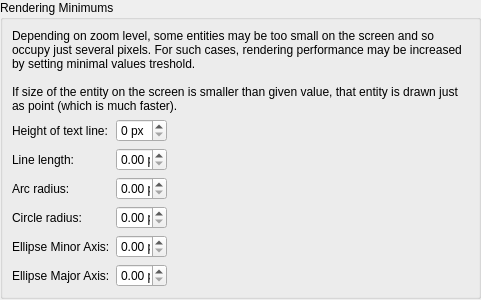
<?xml version="1.0" encoding="UTF-8"?>
<ui version="4.0">
 <class>LC_SettingsPageRendererMinimums</class>
 <widget class="QWidget" name="LC_SettingsPageRendererMinimums">
  <property name="geometry">
   <rect>
    <x>0</x>
    <y>0</y>
    <width>481</width>
    <height>300</height>
   </rect>
  </property>
  <layout class="QGridLayout" name="gridLayout_main">
   <property name="leftMargin">
    <number>0</number>
   </property>
   <property name="topMargin">
    <number>0</number>
   </property>
   <property name="rightMargin">
    <number>0</number>
   </property>
   <property name="bottomMargin">
    <number>0</number>
   </property>
   <item row="0" column="0">
    <widget class="QGroupBox" name="groupBox_14">
     <property name="title">
      <string>Rendering Minimums</string>
     </property>
     <layout class="QGridLayout" name="gridLayout_mn">
      <item row="2" column="1">
       <widget class="QDoubleSpinBox" name="sbRenderMinLineLen">
        <property name="sizePolicy">
         <sizepolicy hsizetype="Preferred" vsizetype="Preferred">
          <horstretch>0</horstretch>
          <verstretch>0</verstretch>
         </sizepolicy>
        </property>
        <property name="toolTip">
         <string>If screen length of the line is less than given value, the line is drawn as point.</string>
        </property>
        <property name="suffix">
         <string> px</string>
        </property>
        <property name="maximum">
         <double>5.000000000000000</double>
        </property>
       </widget>
      </item>
      <item row="4" column="0">
       <widget class="QLabel" name="label_14">
        <property name="text">
         <string>Arc radius:</string>
        </property>
        <property name="buddy">
         <cstring>sbRenderMinArcRadius</cstring>
        </property>
       </widget>
      </item>
      <item row="8" column="1">
       <widget class="QDoubleSpinBox" name="sbRenderMinEllipseMajor">
        <property name="sizePolicy">
         <sizepolicy hsizetype="Preferred" vsizetype="Preferred">
          <horstretch>0</horstretch>
          <verstretch>0</verstretch>
         </sizepolicy>
        </property>
        <property name="toolTip">
         <string>If screen size of minor ellipse axis is less than value, ellipse is drawn as line</string>
        </property>
        <property name="suffix">
         <string> px</string>
        </property>
        <property name="maximum">
         <double>5.000000000000000</double>
        </property>
       </widget>
      </item>
      <item row="5" column="0">
       <widget class="QLabel" name="label_15">
        <property name="text">
         <string>Circle radius:</string>
        </property>
        <property name="buddy">
         <cstring>sbRenderMinCircleRadius</cstring>
        </property>
       </widget>
      </item>
      <item row="0" column="0" colspan="3">
       <widget class="QLabel" name="label">
        <property name="text">
         <string>Depending on zoom level, some entities may be too small on the screen and so occupy just several pixels. For such cases, rendering performance may be increased by setting minimal values treshold.

If size of the entity on the screen is smaller than given value, that entity is drawn just as point (which is much faster).</string>
        </property>
        <property name="wordWrap">
         <bool>true</bool>
        </property>
       </widget>
      </item>
      <item row="5" column="1">
       <widget class="QDoubleSpinBox" name="sbRenderMinCircleRadius">
        <property name="sizePolicy">
         <sizepolicy hsizetype="Preferred" vsizetype="Preferred">
          <horstretch>0</horstretch>
          <verstretch>0</verstretch>
         </sizepolicy>
        </property>
        <property name="toolTip">
         <string>If screen radius of circle is less than value, circle is drawn as point.</string>
        </property>
        <property name="suffix">
         <string> px</string>
        </property>
        <property name="maximum">
         <double>5.000000000000000</double>
        </property>
       </widget>
      </item>
      <item row="1" column="1">
       <widget class="QSpinBox" name="sbTextMinHeight">
        <property name="sizePolicy">
         <sizepolicy hsizetype="Preferred" vsizetype="Preferred">
          <horstretch>0</horstretch>
          <verstretch>0</verstretch>
         </sizepolicy>
        </property>
        <property name="toolTip">
         <string>If height of text line on the screen is less than specified pixels, placholder will be drawn instead of text</string>
        </property>
        <property name="suffix">
         <string> px</string>
        </property>
        <property name="maximum">
         <number>15</number>
        </property>
       </widget>
      </item>
      <item row="8" column="0">
       <widget class="QLabel" name="label_17">
        <property name="text">
         <string>Ellipse Major Axis:</string>
        </property>
        <property name="buddy">
         <cstring>sbRenderMinEllipseMajor</cstring>
        </property>
       </widget>
      </item>
      <item row="1" column="2">
       <spacer name="horizontalSpacer">
        <property name="orientation">
         <enum>Qt::Orientation::Horizontal</enum>
        </property>
        <property name="sizeHint" stdset="0">
         <size>
          <width>0</width>
          <height>0</height>
         </size>
        </property>
       </spacer>
      </item>
      <item row="4" column="1">
       <widget class="QDoubleSpinBox" name="sbRenderMinArcRadius">
        <property name="sizePolicy">
         <sizepolicy hsizetype="Preferred" vsizetype="Preferred">
          <horstretch>0</horstretch>
          <verstretch>0</verstretch>
         </sizepolicy>
        </property>
        <property name="toolTip">
         <string>If screen radius of arc is less than value, arc is drawn as point.</string>
        </property>
        <property name="suffix">
         <string> px</string>
        </property>
        <property name="maximum">
         <double>5.000000000000000</double>
        </property>
       </widget>
      </item>
      <item row="2" column="0">
       <widget class="QLabel" name="label_13">
        <property name="text">
         <string>Line length:</string>
        </property>
        <property name="buddy">
         <cstring>sbRenderMinLineLen</cstring>
        </property>
       </widget>
      </item>
      <item row="1" column="0">
       <widget class="QLabel" name="label_2">
        <property name="text">
         <string>Height of text line:</string>
        </property>
        <property name="buddy">
         <cstring>sbTextMinHeight</cstring>
        </property>
       </widget>
      </item>
      <item row="6" column="0">
       <widget class="QLabel" name="label_16">
        <property name="text">
         <string>Ellipse Minor Axis:</string>
        </property>
        <property name="buddy">
         <cstring>sbRenderMinEllipseMinor</cstring>
        </property>
       </widget>
      </item>
      <item row="6" column="1">
       <widget class="QDoubleSpinBox" name="sbRenderMinEllipseMinor">
        <property name="sizePolicy">
         <sizepolicy hsizetype="Preferred" vsizetype="Preferred">
          <horstretch>0</horstretch>
          <verstretch>0</verstretch>
         </sizepolicy>
        </property>
        <property name="toolTip">
         <string>If screen size for major ellipse axis is less than value, ellipse is drawn as point</string>
        </property>
        <property name="suffix">
         <string> px</string>
        </property>
        <property name="maximum">
         <double>5.000000000000000</double>
        </property>
       </widget>
      </item>
     </layout>
    </widget>
   </item>
   <item row="2" column="0">
    <spacer name="verticalSpacer">
     <property name="orientation">
      <enum>Qt::Orientation::Vertical</enum>
     </property>
     <property name="sizeHint" stdset="0">
      <size>
       <width>0</width>
       <height>0</height>
      </size>
     </property>
    </spacer>
   </item>
  </layout>
 </widget>
 <resources/>
 <connections/>
</ui>
